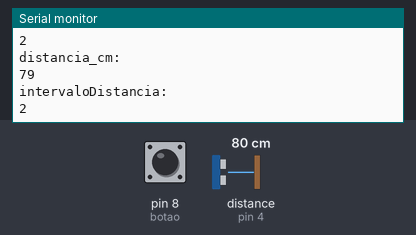
Simulated run of this sketch. Board: Arduino Uno, built with avr-gcc and run on an emulated ATmega328P. On the bench: the last lines printed to the serial monitor. Wiring (inferred from the names in the program): ultrasonic range finder: trigger pin 3; echo pin 4. The inputs (shaded band) are chosen by the test bench; at power-on: distance to the obstacle (sensor on pin 4) 80 cm, pin 8 (botao) LOW. The echo pulse lasts 58.3 µs per cm; the audio player accepts every command and is not drawn.

Above: at 1.7 s.
1.8 s: distance to the obstacle (sensor on pin 4) set to 2 cm
At 3.3 s:
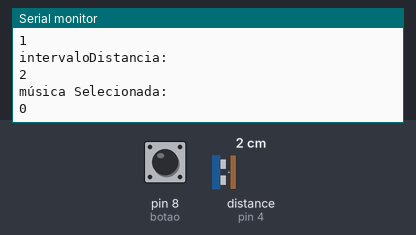
5.9 s: pin 8 (botao) pulled HIGH for 1.2 s
At 7.4 s:
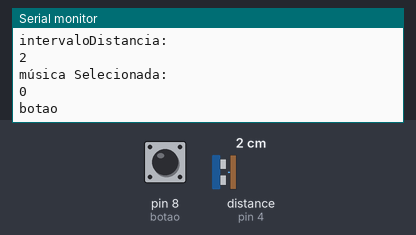
8.6 s: distance to the obstacle (sensor on pin 4) set to 4 cm
At 11.0 s:
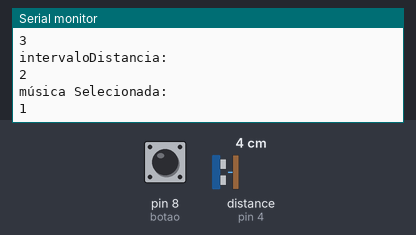
Timing chart, 0 to 12.5 s (numbered marks = the images above; inputs shaded):
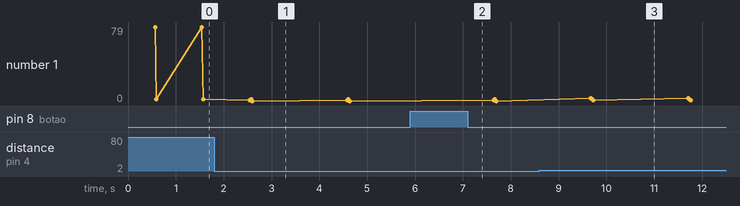

The sketch:

MPA-Audio_Ultrassom.ino
```cpp
#include "Arduino.h"
#include "SoftwareSerial.h"
#include "DFRobotDFPlayerMini.h"

//Define o pino do Arduino a ser utilizado com o pino Trigger do sensor
#define gatilho 3
//Define o pino do Arduino a ser utilizado com o pino Echo do sensor
#define echo 4

int distancia_cm = 0;
int distancia_in = 0;
int tempo = 0;
int contador = 0;

int botao = 8;

//---------------------------------------------------------------------------------
//      Áudio
//---------------------------------------------------------------------------------

//Inicia a serial por software nos pinos 10 e 11
SoftwareSerial mySoftwareSerial(10, 11); // RX, TX

DFRobotDFPlayerMini myDFPlayer;

char buf;
int pausa = 0;
int equalizacao = 0;

int totalMusicasCartao = 0;
int distanciaMaxima = 25;
int intervaloDistancia = 0;
int musicaSelecionada;
int musicaTocada;

// setup (executado apenas uma vez)
void setup() {

  //-------------------------------------------------------
  //  define Audio
  //-------------------------------------------------------
  mySoftwareSerial.begin(9600);
  myDFPlayer.begin(mySoftwareSerial); //inicia módulo MP3, essa linha ficava dentro da Serial

  myDFPlayer.setTimeOut(500); //Timeout serial 500ms
  myDFPlayer.volume(30);
  myDFPlayer.EQ(0); //Equalizacao normal

  //totalMusicasCartao = myDFPlayer.readFileCounts(DFPLAYER_DEVICE_SD);
  totalMusicasCartao = myDFPlayer.readFileCounts();

  if (totalMusicasCartao == -1){
    totalMusicasCartao = 40;
  }

  //-------------------------------------------------------
  //  define ultrassom
  //-------------------------------------------------------
  // configura pino GATILHO como saída
  pinMode(gatilho,OUTPUT);
  // deixa pino em LOW
  digitalWrite(gatilho,LOW);
  delayMicroseconds(10);

  // configura pino ECHO como entrada
  pinMode(echo,INPUT);

  Serial.begin(9600);

  Serial.print("Numero de arquivos no cartao SD: ");
  Serial.println(totalMusicasCartao);

  pinMode(botao, INPUT);
}

// laço principal (executado indefinidamente)
void loop() {

  if (digitalRead(botao) == HIGH) {
    Serial.println("botao");

    myDFPlayer.next();

    delay(1000);
  }

  // disparar pulso ultrassônico
  digitalWrite(gatilho, HIGH);
  delayMicroseconds(10);
  digitalWrite(gatilho, LOW);

  // medir tempo de ida e volta do pulso ultrassônico
  tempo = pulseIn(echo, HIGH);

  // calcular as distâncias em centímetros
  distancia_cm = tempo / 29.4 / 2;

  Serial.println("distancia_cm:");
  Serial.println(distancia_cm);

  //máximo sensor = 100cm
  //músicas no meu cartão = 20
  //a cada 7cm toca uma música

  intervaloDistancia = distanciaMaxima/totalMusicasCartao;

  Serial.println("intervaloDistancia:");
  Serial.println(intervaloDistancia);

  if (distancia_cm > 0 && distancia_cm < distanciaMaxima)
  {
    musicaSelecionada = distancia_cm / intervaloDistancia;

    Serial.println("música Selecionada:");
    Serial.println(musicaSelecionada);

    //musicaTocada = musicaSelecionada.toInt();
    myDFPlayer.play(musicaSelecionada);
    delay(1000);
  }

  // aguardar um pouquinho antes de começar tudo de novo
  //delayMicroseconds(1500);
  delay(1000);
}
```

Measured:
- after the input at 1.8 s, the serial monitor: prints a new line after 0.75 s (image 1)
- after the input at 5.9 s, the serial monitor: prints a new line after 0.70 s (image 2)
- after the input at 8.6 s, the serial monitor: prints a new line after 1.1 s (image 3)
- plotted number 1: 2 → 0 after the input at 1.8 s
